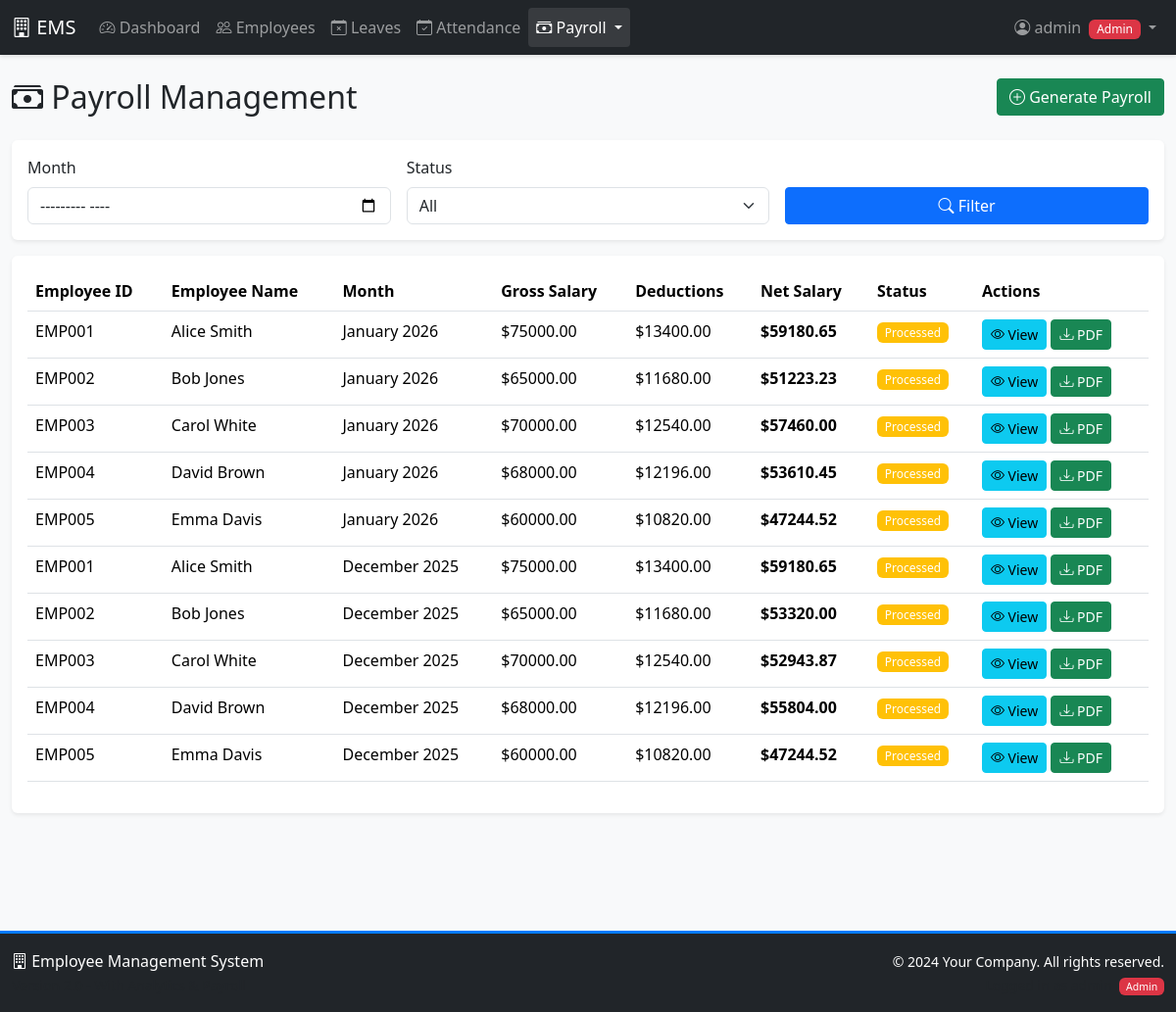
/employees/payroll/ (signed in), run on the app's committed database.
### accounts/models.py (models this page shows, shortened)
class UserProfile(models.Model):
    ROLE_CHOICES = [
        ('admin', 'Admin'),
        ('manager', 'Manager'),
        ('employee', 'Employee'),
    ]
    user = models.OneToOneField(User, on_delete=models.CASCADE, related_name='profile')
    role = models.CharField(max_length=20, choices=ROLE_CHOICES, default='employee')
    phone = models.CharField(max_length=15, blank=True)
    address = models.TextField(blank=True)

### employees/models.py (models this page shows, shortened)
class Payroll(models.Model):
    STATUS_CHOICES = [
        ('draft', 'Draft'),
        ('processed', 'Processed'),
        ('paid', 'Paid'),
    ]
    employee = models.ForeignKey(Employee, on_delete=models.CASCADE, related_name='payrolls')
    month = models.DateField(help_text="Payroll month (YYYY-MM-01)")
    basic_salary = models.DecimalField(max_digits=10, decimal_places=2)
    hra = models.DecimalField(max_digits=10, decimal_places=2)
    transport_allowance = models.DecimalField(max_digits=10, decimal_places=2)
    medical_allowance = models.DecimalField(max_digits=10, decimal_places=2)
    other_allowances = models.DecimalField(max_digits=10, decimal_places=2, default=0)
    bonus = models.DecimalField(max_digits=10, decimal_places=2, default=0)
    tax = models.DecimalField(max_digits=10, decimal_places=2, default=0)
    provident_fund = models.DecimalField(max_digits=10, decimal_places=2, default=0)
    insurance = models.DecimalField(max_digits=10, decimal_places=2, default=0)
    other_deductions = models.DecimalField(max_digits=10, decimal_places=2, default=0)
    working_days = models.IntegerField(default=0)
    present_days = models.IntegerField(default=0)
    absent_days = models.IntegerField(default=0)
    leave_days = models.IntegerField(default=0)
    gross_salary = models.DecimalField(max_digits=10, decimal_places=2)
    total_deductions = models.DecimalField(max_digits=10, decimal_places=2)
    net_salary = models.DecimalField(max_digits=10, decimal_places=2)
    status = models.CharField(max_length=20, choices=STATUS_CHOICES, default='draft')
    payment_date = models.DateField(null=True, blank=True)
    remarks = models.TextField(blank=True)
    created_at = models.DateTimeField(auto_now_add=True)
    updated_at = models.DateTimeField(auto_now=True)
    created_by = models.ForeignKey(User, on_delete=models.SET_NULL, null=True, related_name='created_payrolls')
    class Meta:
        unique_together = ['employee', 'month']
        ordering = ['-month', 'employee__employee_id']

class Employee(models.Model):
    DEPARTMENT_CHOICES = [
        ('IT', 'Information Technology'),
        ('HR', 'Human Resources'),
        ('FIN', 'Finance'),
        ('MKT', 'Marketing'),
        ('OPS', 'Operations'),
    ]
    user = models.OneToOneField(User, on_delete=models.CASCADE, related_name='employee')
    employee_id = models.CharField(max_length=10, unique=True)
    department = models.CharField(max_length=50, choices=DEPARTMENT_CHOICES)
    designation = models.CharField(max_length=100)
    date_of_birth = models.DateField()
    date_of_joining = models.DateField()
    salary = models.DecimalField(max_digits=10, decimal_places=2)
    phone = models.CharField(max_length=15)
    address = models.TextField()
    photo = models.ImageField(upload_to='employee_photos/', blank=True, null=True)
    is_active = models.BooleanField(default=True)
    created_at = models.DateTimeField(auto_now_add=True)
    updated_at = models.DateTimeField(auto_now=True)
    basic_salary = models.DecimalField(max_digits=10, decimal_places=2, default=0)
    hra = models.DecimalField(max_digits=10, decimal_places=2, default=0, help_text="House Rent Allowance")
    transport_allowance = models.DecimalField(max_digits=10, decimal_places=2, default=0)
    medical_allowance = models.DecimalField(max_digits=10, decimal_places=2, default=0)

### employees/views.py (the view)
# urls.py: path('payroll/', views.payroll_list, name='payroll_list'),
@login_required
@role_required(['admin'])
def payroll_list(request):
    month_filter = request.GET.get('month')
    status_filter = request.GET.get('status')
    payrolls = Payroll.objects.select_related('employee__user').all()
    if month_filter:
        try:
            filter_date = datetime.strptime(month_filter, '%Y-%m').date()
            payrolls = payrolls.filter(month=filter_date)
        except ValueError:
            pass
    if status_filter:
        payrolls = payrolls.filter(status=status_filter)
    months = Payroll.objects.dates('month', 'month', order='DESC')
    context = {
        'payrolls': payrolls[:100],
        'months': months,
        'selected_month': month_filter,
        'selected_status': status_filter,
    }
    return render(request, 'employees/payroll_list.html', context)

### templates/employees/payroll_list.html (shortened to what this page needs)
{% extends 'base.html' %}
{% block content %}
<div class="row mb-3">
    <div class="col-md-6">
        <h2><i class="bi bi-cash-stack"></i> Payroll Management</h2>
    </div>
    <div class="col-md-6 text-end">
        <a href="{% url 'employees:payroll_generate' %}" class="btn btn-success">
            <i class="bi bi-plus-circle"></i> Generate Payroll
        </a>
    </div>
</div>
<div class="card mb-3">
    <div class="card-body">
        <form method="get" class="row g-3">
            <div class="col-md-4">
                <label class="form-label">Month</label>
                <input type="month" name="month" class="form-control" value="{{ selected_month }}">
            </div>
            <div class="col-md-4">
                <label class="form-label">Status</label>
                <select name="status" class="form-select">
                    <option value="">All</option>
                </select>
            </div>
            <div class="col-md-4">
                <label class="form-label">&nbsp;</label>
                <button type="submit" class="btn btn-primary w-100">
                    <i class="bi bi-search"></i> Filter
                </button>
            </div>
        </form>
    </div>
</div>
<div class="card">
    <div class="card-body">
        <div class="table-responsive">
            <table class="table table-hover">
                <thead>
                    <tr>
                        <th>Employee ID</th>
                        <th>Employee Name</th>
                        <th>Month</th>
                        <th>Gross Salary</th>
                        <th>Deductions</th>
                        <th>Net Salary</th>
                        <th>Status</th>
                        <th>Actions</th>
                    </tr>
                </thead>
                <tbody>
                    {% for payroll in payrolls %}
                    <tr>
                        <td>{{ payroll.employee.employee_id }}</td>
                        <td>{{ payroll.employee.user.get_full_name }}</td>
                        <td>{{ payroll.month|date:"F Y" }}</td>
                        <td>${{ payroll.gross_salary|floatformat:2 }}</td>
                        <td>${{ payroll.total_deductions|floatformat:2 }}</td>
                        <td><strong>${{ payroll.net_salary|floatformat:2 }}</strong></td>
                        <td>
                            <span class="badge bg-{% if payroll.status == 'draft' %}secondary{% elif payroll.status == 'processed' %}warning{% else %}success{% endif %}">
                                {{ payroll.get_status_display }}
                            </span>
                        </td>
                        <td>
                            <a href="{% url 'employees:payroll_detail' payroll.pk %}" class="btn btn-sm btn-info">
                                <i class="bi bi-eye"></i> View
                            </a>
                            <a href="{% url 'employees:download_salary_slip' payroll.pk %}" class="btn btn-sm btn-success">
                                <i class="bi bi-download"></i> PDF
                            </a>
                        </td>
                    </tr>
                    {% empty %}
                    <tr>
                        <td colspan="8" class="text-center text-muted">No payroll records found</td>
                    </tr>
                    {% endfor %}
                </tbody>
            </table>
        </div>
    </div>
</div>
{% endblock %}

### templates/base.html (shortened to what this page needs)
<!DOCTYPE html>
<html lang="en">
<head>
    <link href="https://cdn.jsdelivr.net/npm/bootstrap@5.3.2/dist/css/bootstrap.min.css" rel="stylesheet">
    <link rel="stylesheet" href="https://cdn.jsdelivr.net/npm/bootstrap-icons@1.11.1/font/bootstrap-icons.css">
    {% load static %}
    <link rel="stylesheet" href="{% static 'css/custom.css' %}">
</head>
<body>
    <nav class="navbar navbar-expand-lg navbar-dark bg-dark">
        <div class="container-fluid">
            <a class="navbar-brand" href="{% url 'dashboard' %}">
                <i class="bi bi-building"></i> EMS
            </a>
            <div class="collapse navbar-collapse" id="navbarNav">
                <ul class="navbar-nav me-auto">
                    {% if user.is_authenticated %}
                        <li class="nav-item">
                            <a class="nav-link {% if request.resolver_match.url_name == 'dashboard' %}active{% endif %}"
                               href="{% url 'dashboard' %}">
                                <i class="bi bi-speedometer2"></i> Dashboard
                            </a>
                        </li>
                        {% if user.profile.role in 'admin,manager' %}
                        <li class="nav-item">
                            <a class="nav-link {% if '/employees/' in request.path and '/payroll' not in request.path %}active{% endif %}"
                               href="{% url 'employees:employee_list' %}">
                                <i class="bi bi-people"></i> Employees
                            </a>
                        </li>
                        {% endif %}
                        <li class="nav-item">
                            <a class="nav-link {% if '/leaves' in request.path %}active{% endif %}"
                               href="{% url 'employees:leave_list' %}">
                                <i class="bi bi-calendar-x"></i> Leaves
                            </a>
                        </li>
                        <li class="nav-item">
                            <a class="nav-link {% if '/attendance' in request.path %}active{% endif %}"
                               href="{% url 'employees:attendance_list' %}">
                                <i class="bi bi-calendar-check"></i> Attendance
                            </a>
                        </li>
                        {% if user.profile.role == 'admin' %}
                        <li class="nav-item dropdown">
                            <a class="nav-link dropdown-toggle {% if '/payroll' in request.path or '/salary-component' in request.path %}active{% endif %}"
                               href="#" id="payrollDropdown" role="button" data-bs-toggle="dropdown">
                                <i class="bi bi-cash-stack"></i> Payroll
                            </a>
                        </li>
                        {% endif %}
                    {% endif %}
                </ul>
                <ul class="navbar-nav">
                    {% if user.is_authenticated %}
                        <li class="nav-item dropdown">
                            <a class="nav-link dropdown-toggle" href="#" id="userDropdown" role="button" data-bs-toggle="dropdown">
                                <i class="bi bi-person-circle"></i> {{ user.username }}
                                <span class="badge bg-{% if user.profile.role == 'admin' %}danger{% elif user.profile.role == 'manager' %}warning{% else %}primary{% endif %} ms-1">
                                    {{ user.profile.get_role_display }}
                                </span>
                            </a>
                        </li>
                    {% else %}
                        <li class="nav-item">
                            <a class="nav-link" href="{% url 'accounts:login' %}">
                                <i class="bi bi-box-arrow-in-right"></i> Login
                            </a>
                        </li>
                    {% endif %}
                </ul>
            </div>
        </div>
    </nav>
    <div class="container-fluid mt-4 mb-5">
        {% block content %}{% endblock %}
    </div>
    <footer class="bg-dark text-white py-3 mt-5">
        <div class="container-fluid">
            <div class="row">
                <div class="col-md-6 text-center text-md-start">
                    <p class="mb-0">
                        <i class="bi bi-building"></i> Employee Management System
                    </p>
                    <small class="text-muted">Version 2.0 - With Analytics & Payroll</small>
                </div>
                <div class="col-md-6 text-center text-md-end">
                    <p class="mb-0">
                        <small>&copy; 2024 Your Company. All rights reserved.</small>
                    </p>
                    {% if user.is_authenticated %}
                    <small class="text-muted">
                        <span class="badge bg-{% if user.profile.role == 'admin' %}danger{% elif user.profile.role == 'manager' %}warning{% else %}primary{% endif %} ms-1">
                            {{ user.profile.get_role_display }}
                        </span>
                    </small>
                    {% endif %}
                </div>
            </div>
        </div>
    </footer>
    {% load static %}
</body>
</html>

### static/css/custom.css (style rules this page uses)
body { font-family: 'Segoe UI', Tahoma, Geneva, Verdana, sans-serif; background-color: #f8f9fa; min-height: 100vh; display: flex; flex-direction: column; }
.container-fluid { flex: 1; }
.card { box-shadow: 0 0.125rem 0.25rem rgba(0, 0, 0, 0.075); border: none; margin-bottom: 1.5rem; transition: transform 0.2s, box-shadow 0.2s; }
.navbar { box-shadow: 0 2px 4px rgba(0,0,0,.1); }
.nav-link.active { background-color: rgba(255,255,255,0.1); border-radius: 0.25rem; }
.table { background-color: white; }
.btn { border-radius: 0.25rem; transition: all 0.2s; }
.badge { padding: 0.35em 0.65em; font-weight: 500; }
footer { margin-top: auto; border-top: 3px solid #007bff; }

### data on the page
Payroll: employee.employee_id "EMP001", employee.user.get_full_name "Alice Smith", month "January 2026", gross_salary "75000.00", total_deductions "13400.00", net_salary "59180.65", status "Processed"
Payroll: employee.employee_id "EMP002", employee.user.get_full_name "Bob Jones", month "January 2026", gross_salary "65000.00", total_deductions "11680.00", net_salary "51223.23", status "Processed"
Payroll: employee.employee_id "EMP003", employee.user.get_full_name "Carol White", month "January 2026", gross_salary "70000.00", total_deductions "12540.00", net_salary "57460.00", status "Processed"
Payroll: employee.employee_id "EMP004", employee.user.get_full_name "David Brown", month "January 2026", gross_salary "68000.00", total_deductions "12196.00", net_salary "53610.45", status "Processed"
Payroll: employee.employee_id "EMP005", employee.user.get_full_name "Emma Davis", month "January 2026", gross_salary "60000.00", total_deductions "10820.00", net_salary "47244.52", status "Processed"
Payroll: employee.employee_id "EMP001", employee.user.get_full_name "Alice Smith", month "December 2025", gross_salary "75000.00", total_deductions "13400.00", net_salary "59180.65", status "Processed"
Payroll: employee.employee_id "EMP002", employee.user.get_full_name "Bob Jones", month "December 2025", gross_salary "65000.00", total_deductions "11680.00", net_salary "53320.00", status "Processed"
Payroll: employee.employee_id "EMP003", employee.user.get_full_name "Carol White", month "December 2025", gross_salary "70000.00", total_deductions "12540.00", net_salary "52943.87", status "Processed"
Payroll: employee.employee_id "EMP004", employee.user.get_full_name "David Brown", month "December 2025", gross_salary "68000.00", total_deductions "12196.00", net_salary "55804.00", status "Processed"
Payroll: employee.employee_id "EMP005", employee.user.get_full_name "Emma Davis", month "December 2025", gross_salary "60000.00", total_deductions "10820.00", net_salary "47244.52", status "Processed"

### other printed values
{{ user.username }} "admin"
{{ user.profile.get_role_display }} "Admin"
